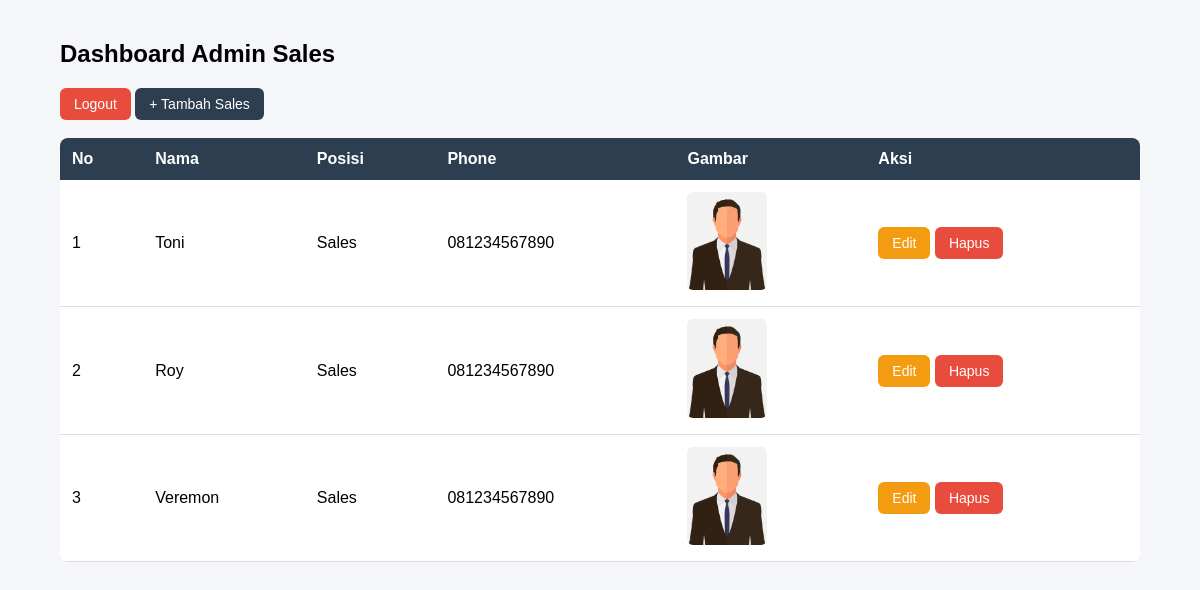
Page /admin/sales_agents/sales_dashboard.php (signed in) on the committed database.
### tables this page shows
CREATE TABLE `sales_agents` (
  `id` int(11) NOT NULL,
  `name` varchar(100) DEFAULT NULL,
  `position` varchar(100) DEFAULT NULL,
  `phone` varchar(20) DEFAULT NULL,
  `image` varchar(255) DEFAULT NULL
);

### admin/sales_agents/sales_dashboard.php (the view, shortened to what this page needs)
<!DOCTYPE html>
<html lang="id">
<head>
    <link rel="stylesheet" href="../css/admin.css">
</head>
<body>
<div class="container">
    <h2>Dashboard Admin Sales</h2>
    <a href="../logout.php" class="btn btn-danger">Logout</a>
    <a href="sales_tambah.php" class="btn btn-primary">
        + Tambah Sales
    </a>
    <br><br>
    <table>
        <tr>
            <th>No</th>
            <th>Nama</th>
            <th>Posisi</th>
            <th>Phone</th>
            <th>Gambar</th>
            <th>Aksi</th>
        </tr>
        <?php
        $no = 1;
        $query = mysqli_query($conn, "SELECT * FROM sales_agents ORDER BY id DESC");
        if (mysqli_num_rows($query) > 0) {
            while ($row = mysqli_fetch_assoc($query)) {
        ?>
        <tr>
            <td><?php echo $no++; ?></td>
            <td><?php echo $row['name']; ?></td>
            <td><?php echo $row['position']; ?></td>
            <td><?php echo $row['phone']; ?></td>
            <td>
                <img src="../../images/<?php echo $row['image']; ?>" width="80">
            </td>
            <td>
                <a href="sales_edit.php?id=<?php echo $row['id']; ?>"
                   class="btn btn-warning">
                   Edit
                </a>
                <a href="sales_hapus.php?id=<?php echo $row['id']; ?>"
                   class="btn btn-danger"
                   onclick="return confirm('Yakin hapus data ini?')">
                   Hapus
                </a>
            </td>
        </tr>
        <?php
            }
        } else {
            echo "<tr><td colspan='6' style='text-align:center;'>Belum ada data sales.</td></tr>";
        }
        ?>
    </table>
</div>
</body>
</html>

### admin/css/admin.css (style rules this page uses)
body { font-family: Arial, sans-serif; background: #f4f6f9; margin: 0; padding: 0; }
.container { width: 90%; max-width: 1100px; margin: 40px auto; }
h2 { margin-bottom: 20px; }
a { text-decoration: none; }
.btn { padding: 8px 14px; border-radius: 6px; font-size: 14px; display: inline-block; }
.btn-primary { background: #2c3e50; color: white; }
.btn-warning { background: #f39c12; color: white; }
.btn-danger { background: #e74c3c; color: white; }
table { width: 100%; border-collapse: collapse; background: white; border-radius: 8px; overflow: hidden; }
table th { background: #2c3e50; color: white; padding: 12px; text-align: left; }
table td { padding: 12px; border-bottom: 1px solid #ddd; }
img { border-radius: 6px; }

### rows in the picture
sales_agents: name "Toni", position "Sales", phone "081234567890", image (picture)
sales_agents: name "Roy", position "Sales", phone "081234567890", image (picture)
sales_agents: name "Veremon", position "Sales", phone "081234567890", image (picture)
